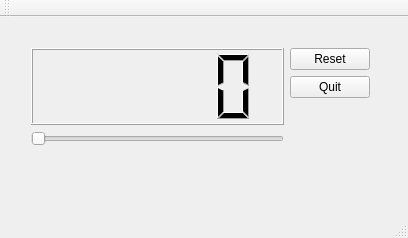
<?xml version="1.0" encoding="UTF-8"?>
<ui version="4.0">
 <class>MainWindow</class>
 <widget class="QMainWindow" name="MainWindow">
  <property name="geometry">
   <rect>
    <x>0</x>
    <y>0</y>
    <width>408</width>
    <height>238</height>
   </rect>
  </property>
  <property name="windowTitle">
   <string>MainWindow</string>
  </property>
  <widget class="QWidget" name="centralWidget">
   <widget class="QWidget" name="horizontalLayoutWidget">
    <property name="geometry">
     <rect>
      <x>20</x>
      <y>20</y>
      <width>361</width>
      <height>120</height>
     </rect>
    </property>
    <layout class="QHBoxLayout" name="horizontalLayout">
     <item>
      <layout class="QVBoxLayout" name="verticalLayout_2">
       <item>
        <widget class="QLCDNumber" name="lm_cdNumber"/>
       </item>
       <item>
        <widget class="QSlider" name="m_sld">
         <property name="orientation">
          <enum>Qt::Horizontal</enum>
         </property>
        </widget>
       </item>
      </layout>
     </item>
     <item>
      <layout class="QVBoxLayout" name="verticalLayout">
       <item>
        <widget class="QPushButton" name="m_cmd_reset">
         <property name="text">
          <string>Reset</string>
         </property>
        </widget>
       </item>
       <item>
        <widget class="QPushButton" name="m_cmd_quit">
         <property name="text">
          <string>Quit</string>
         </property>
        </widget>
       </item>
       <item>
        <spacer name="verticalSpacer">
         <property name="orientation">
          <enum>Qt::Vertical</enum>
         </property>
         <property name="sizeHint" stdset="0">
          <size>
           <width>20</width>
           <height>40</height>
          </size>
         </property>
        </spacer>
       </item>
      </layout>
     </item>
    </layout>
   </widget>
  </widget>
  <widget class="QMenuBar" name="menuBar">
   <property name="geometry">
    <rect>
     <x>0</x>
     <y>0</y>
     <width>408</width>
     <height>27</height>
    </rect>
   </property>
  </widget>
  <widget class="QToolBar" name="mainToolBar">
   <attribute name="toolBarArea">
    <enum>TopToolBarArea</enum>
   </attribute>
   <attribute name="toolBarBreak">
    <bool>false</bool>
   </attribute>
  </widget>
  <widget class="QStatusBar" name="statusBar"/>
 </widget>
 <layoutdefault spacing="6" margin="11"/>
 <resources/>
 <connections>
  <connection>
   <sender>m_sld</sender>
   <signal>valueChanged(int)</signal>
   <receiver>lm_cdNumber</receiver>
   <slot>display(int)</slot>
   <hints>
    <hint type="sourcelabel">
     <x>153</x>
     <y>170</y>
    </hint>
    <hint type="destinationlabel">
     <x>153</x>
     <y>109</y>
    </hint>
   </hints>
  </connection>
  <connection>
   <sender>m_cmd_quit</sender>
   <signal>clicked()</signal>
   <receiver>MainWindow</receiver>
   <slot>close()</slot>
   <hints>
    <hint type="sourcelabel">
     <x>336</x>
     <y>111</y>
    </hint>
    <hint type="destinationlabel">
     <x>203</x>
     <y>118</y>
    </hint>
   </hints>
  </connection>
 </connections>
</ui>
